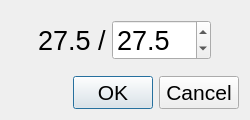
<?xml version="1.0" encoding="UTF-8"?>
<ui version="4.0">
 <class>DialogChangeTemperature</class>
 <widget class="QDialog" name="DialogChangeTemperature">
  <property name="windowModality">
   <enum>Qt::ApplicationModal</enum>
  </property>
  <property name="geometry">
   <rect>
    <x>0</x>
    <y>0</y>
    <width>250</width>
    <height>120</height>
   </rect>
  </property>
  <property name="minimumSize">
   <size>
    <width>250</width>
    <height>120</height>
   </size>
  </property>
  <property name="maximumSize">
   <size>
    <width>250</width>
    <height>120</height>
   </size>
  </property>
  <property name="windowTitle">
   <string>Dialog</string>
  </property>
  <layout class="QVBoxLayout" name="verticalLayout_2">
   <item>
    <spacer name="verticalSpacer_Top">
     <property name="orientation">
      <enum>Qt::Vertical</enum>
     </property>
     <property name="sizeHint" stdset="0">
      <size>
       <width>20</width>
       <height>40</height>
      </size>
     </property>
    </spacer>
   </item>
   <item>
    <layout class="QVBoxLayout" name="verticalLayout">
     <item>
      <layout class="QHBoxLayout" name="horizontalLayout">
       <item>
        <spacer name="horizontalSpacer_Left">
         <property name="orientation">
          <enum>Qt::Horizontal</enum>
         </property>
         <property name="sizeHint" stdset="0">
          <size>
           <width>40</width>
           <height>20</height>
          </size>
         </property>
        </spacer>
       </item>
       <item>
        <widget class="QLabel" name="label_TemperatureCurrent">
         <property name="font">
          <font>
           <pointsize>20</pointsize>
          </font>
         </property>
         <property name="autoFillBackground">
          <bool>false</bool>
         </property>
         <property name="text">
          <string>27.5 /</string>
         </property>
        </widget>
       </item>
       <item>
        <widget class="QDoubleSpinBox" name="spinBox_TemperatureDesired">
         <property name="font">
          <font>
           <pointsize>20</pointsize>
          </font>
         </property>
         <property name="decimals">
          <number>1</number>
         </property>
         <property name="singleStep">
          <double>0.500000000000000</double>
         </property>
         <property name="value">
          <double>27.500000000000000</double>
         </property>
        </widget>
       </item>
       <item>
        <spacer name="horizontalSpacer_Right">
         <property name="orientation">
          <enum>Qt::Horizontal</enum>
         </property>
         <property name="sizeHint" stdset="0">
          <size>
           <width>40</width>
           <height>20</height>
          </size>
         </property>
        </spacer>
       </item>
      </layout>
     </item>
    </layout>
   </item>
   <item>
    <spacer name="verticalSpacer_Bottom">
     <property name="orientation">
      <enum>Qt::Vertical</enum>
     </property>
     <property name="sizeHint" stdset="0">
      <size>
       <width>20</width>
       <height>40</height>
      </size>
     </property>
    </spacer>
   </item>
   <item>
    <widget class="QDialogButtonBox" name="buttonBox">
     <property name="font">
      <font>
       <pointsize>16</pointsize>
      </font>
     </property>
     <property name="orientation">
      <enum>Qt::Horizontal</enum>
     </property>
     <property name="standardButtons">
      <set>QDialogButtonBox::Cancel|QDialogButtonBox::Ok</set>
     </property>
    </widget>
   </item>
  </layout>
 </widget>
 <resources/>
 <connections>
  <connection>
   <sender>buttonBox</sender>
   <signal>accepted()</signal>
   <receiver>DialogChangeTemperature</receiver>
   <slot>accept()</slot>
   <hints>
    <hint type="sourcelabel">
     <x>248</x>
     <y>254</y>
    </hint>
    <hint type="destinationlabel">
     <x>157</x>
     <y>274</y>
    </hint>
   </hints>
  </connection>
  <connection>
   <sender>buttonBox</sender>
   <signal>rejected()</signal>
   <receiver>DialogChangeTemperature</receiver>
   <slot>reject()</slot>
   <hints>
    <hint type="sourcelabel">
     <x>316</x>
     <y>260</y>
    </hint>
    <hint type="destinationlabel">
     <x>286</x>
     <y>274</y>
    </hint>
   </hints>
  </connection>
 </connections>
</ui>
